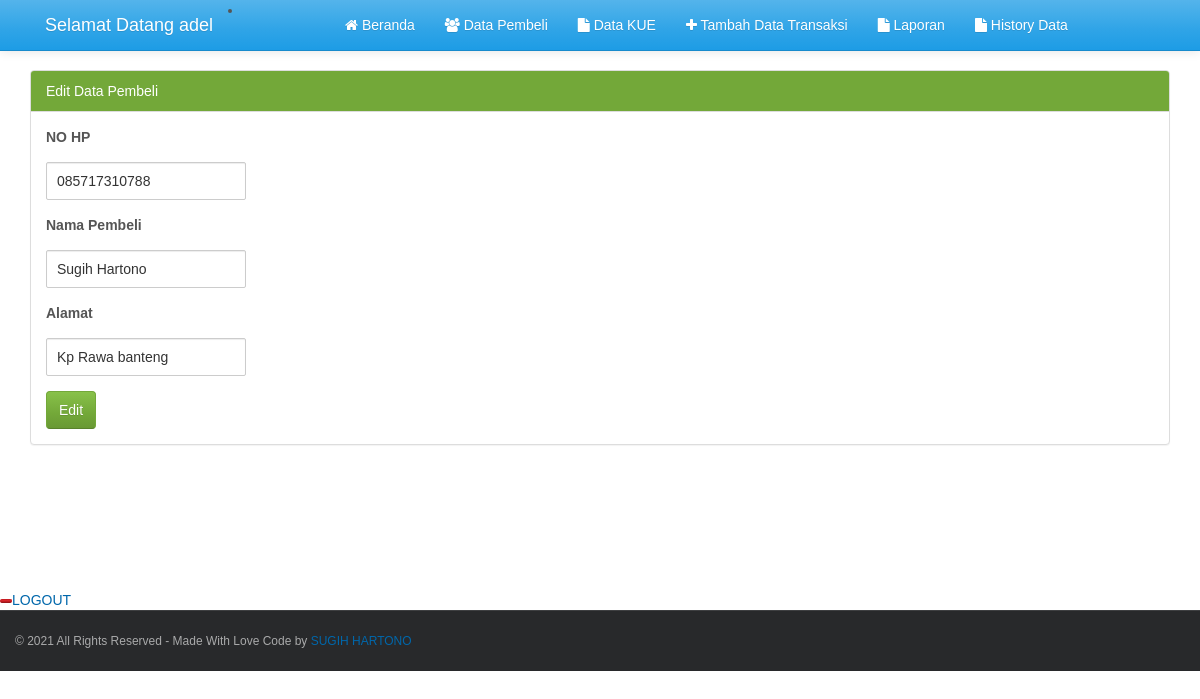
Page /uas_basis_data/edit_pembeli.php?no_hp=085717310788 (signed in) on the committed database.
### tables this page shows
CREATE TABLE `pembeli` (
  `no_hp` varchar(14) NOT NULL,
  `nama_pembeli` varchar(255) NOT NULL,
  `alamat` varchar(255) NOT NULL
);

### uas_basis_data/edit_pembeli.php (the view, shortened to what this page needs)
<?php
include("db.php");
?>
<!DOCTYPE html>
<html>
	<head>
		<?php include("include/css.php"); ?>
	</head>
	<body>
		<header>
			<?php include("include/header.php"); ?>
		</header>
		<div class='container' style='margin-top:70px'>
			<div class='row' style='min-height:520px'>
				<div class='col-md-12'>
					<?php
						$no_hp = $_GET['no_hp'];
						$sqlquery = "SELECT * FROM pembeli WHERE no_hp='$no_hp'";
						$result = mysqli_query($con, $sqlquery) or die (mysqli_connect_error());
						$row = mysqli_fetch_assoc($result);
						?>
					<div class='panel panel-success'>
						<div class='panel-heading'>Edit Data Pembeli</div>
						<div class='panel-body'>
							<form method='post' action='opsi_pembeli.php?act=update'>
								<div class='form-group'>
									<label>NO HP</label>
									<input type="text" class='form-control' name="no_hp" id="no_hp" value="<?php echo $row["no_hp"]; ?>"require/>
								</div>
								<div class='form-group'>
									<label>Nama Pembeli</label>
									<input type='text' class='form-control' name='nama_pembeli' value="<?php echo $row["nama_pembeli"]; ?>" required/>
								</div>
								<div class='form-group'>
									<label>Alamat</label>
									<input type='text' class='form-control' name='alamat' value="<?php echo $row["alamat"]; ?>" required/>
								</div>
								<button type='input' name='update' class='btn btn-success'>Edit</button>
							</form>
						</div>
					</div>
				</div>
			</div>
		</div>
		<?php include("include/footer.php"); ?>
	</body>
</html>

### uas_basis_data/css/style.css (style rules this page uses)
body { font-family:Arial, Sans-Serif; }
input[type='text'], input[type='email'], input[type='password'] { width: 200px; border-radius: 2px;border: 1px solid #CCC; padding: 10px; color: #333; font-size: 14px; margin-top: 10px; }

### rows in the picture
pembeli: no_hp "085717310788", nama_pembeli "Sugih Hartono", alamat "Kp Rawa banteng"

### other values in the picture
$_SESSION['username'] "adel"
